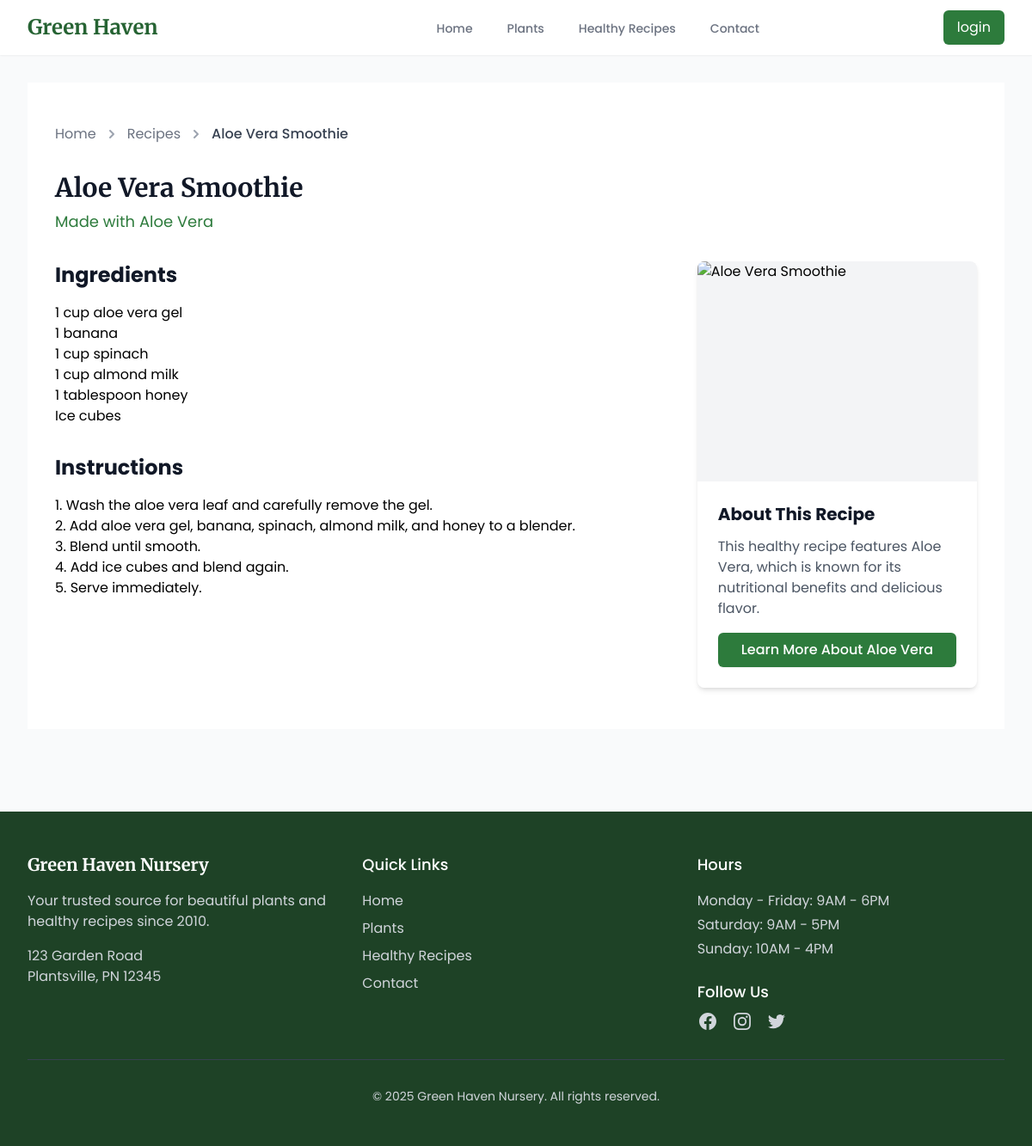
/recipe.php?id=1, run on the app's committed database.
### tables this page shows
CREATE TABLE IF NOT EXISTS recipes (
    id INT AUTO_INCREMENT PRIMARY KEY,
    plant_id INT NOT NULL,
    title VARCHAR(255) NOT NULL,
    ingredients TEXT NOT NULL,
    instructions TEXT NOT NULL,
    image VARCHAR(255) DEFAULT NULL,
    FOREIGN KEY (plant_id) REFERENCES plants(id)
);

CREATE TABLE IF NOT EXISTS plants (
    id INT AUTO_INCREMENT PRIMARY KEY,
    name VARCHAR(255) NOT NULL,
    scientific_name VARCHAR(255) NOT NULL,
    description TEXT NOT NULL,
    image VARCHAR(255) DEFAULT NULL
);

### includes/functions.php (called while the page is built, shortened)
<?php
function getRecipeById($id) {
    $pdo = connectDB();
    $stmt = $pdo->prepare("
        SELECT r.*, p.name as plant_name, p.id as plant_id
        FROM recipes r
        JOIN plants p ON r.plant_id = p.id
        WHERE r.id = :id
    ");
    $stmt->bindParam(':id', $id, PDO::PARAM_INT);
    $stmt->execute();
    return $stmt->fetch(PDO::FETCH_ASSOC);
}

### recipe.php (the view, shortened to what this page needs)
<?php
require_once 'includes/functions.php';
$recipeId = isset($_GET['id']) ? (int)$_GET['id'] : 0;
$recipe = getRecipeById($recipeId);
include 'includes/header.php';
?>
<section class="bg-white">
    <div class="max-w-7xl mx-auto px-4 sm:px-6 lg:px-8 py-12">
        <nav class="flex mb-8" aria-label="Breadcrumb">
            <ol class="flex items-center space-x-2">
                <li>
                    <a href="index.php" class="text-gray-500 hover:text-gray-700">Home</a>
                </li>
                <li class="flex items-center">
                    <svg class="h-5 w-5 text-gray-400" fill="currentColor" viewBox="0 0 20 20">
                        <path fill-rule="evenodd" d="M7.293 14.707a1 1 0 010-1.414L10.586 10 7.293 6.707a1 1 0 011.414-1.414l4 4a1 1 0 010 1.414l-4 4a1 1 0 01-1.414 0z" clip-rule="evenodd"></path>
                    </svg>
                    <a href="recipes.php" class="ml-2 text-gray-500 hover:text-gray-700">Recipes</a>
                </li>
                <li class="flex items-center">
                    <svg class="h-5 w-5 text-gray-400" fill="currentColor" viewBox="0 0 20 20">
                        <path fill-rule="evenodd" d="M7.293 14.707a1 1 0 010-1.414L10.586 10 7.293 6.707a1 1 0 011.414-1.414l4 4a1 1 0 010 1.414l-4 4a1 1 0 01-1.414 0z" clip-rule="evenodd"></path>
                    </svg>
                    <span class="ml-2 text-gray-700 font-medium"><?= htmlspecialchars($recipe['title']) ?></span>
                </li>
            </ol>
        </nav>
        <div class="mb-8">
            <h1 class="text-3xl font-serif font-bold text-gray-900 mb-2"><?= htmlspecialchars($recipe['title']) ?></h1>
            <p class="text-lg text-primary-600">
                Made with
                <a href="plant.php?id=<?= $recipe['plant_id'] ?>" class="hover:underline">
                    <?= htmlspecialchars($recipe['plant_name']) ?>
                </a>
            </p>
        </div>
        <div class="lg:grid lg:grid-cols-3 lg:gap-12">
            <div class="lg:col-span-2 order-2 lg:order-1">
                <div class="bg-white rounded-lg overflow-hidden">
                    <div class="mb-8">
                        <h2 class="text-2xl font-bold text-gray-900 mb-4">Ingredients</h2>
                        <div class="prose prose-lg max-w-none">
                            <?= nl2br(htmlspecialchars($recipe['ingredients'])) ?>
                        </div>
                    </div>
                    <div>
                        <h2 class="text-2xl font-bold text-gray-900 mb-4">Instructions</h2>
                        <div class="prose prose-lg max-w-none">
                            <?= nl2br(htmlspecialchars($recipe['instructions'])) ?>
                        </div>
                    </div>
                </div>
            </div>
            <div class="mb-8 lg:mb-0 order-1 lg:order-2">
                <div class="bg-gray-100 rounded-lg overflow-hidden shadow-md sticky top-8">
                    <img src="<?= !empty($recipe['image']) ? '/assets/images/recipes/' . $recipe['image'] : 'https://images.pexels.com/photos/1640774/pexels-photo-1640774.jpeg' ?>"
                         alt="<?= htmlspecialchars($recipe['title']) ?>"
                         class="w-full h-64 object-cover">
                    <div class="p-6 bg-white">
                        <h3 class="text-xl font-bold text-gray-900 mb-3">About This Recipe</h3>
                        <p class="text-gray-600 mb-4">This healthy recipe features <?= htmlspecialchars($recipe['plant_name']) ?>, which is known for its nutritional benefits and delicious flavor.</p>
                        <a href="plant.php?id=<?= $recipe['plant_id'] ?>" class="inline-block w-full bg-primary-600 hover:bg-primary-700 text-white text-center font-medium py-2 px-4 rounded-md shadow-sm transition-colors">
                            Learn More About <?= htmlspecialchars($recipe['plant_name']) ?>
                        </a>
                    </div>
                </div>
            </div>
        </div>
    </div>
</section>
<?php include 'includes/footer.php'; ?>

### includes/header.php (shortened to what this page needs)
<?php
$currentPage = basename($_SERVER['PHP_SELF']);
?>
<!DOCTYPE html>
<html lang="en">
<head>
    <script src="https://cdn.tailwindcss.com"></script>
    <link rel="stylesheet" href="/assets/css/style.css">
</head>
<body class="bg-gray-50 font-sans">
    <header class="bg-white shadow-sm">
        <nav class="max-w-7xl mx-auto px-4 sm:px-6 lg:px-8">
            <div class="flex justify-between h-16">
                <div class="flex ">
                    <div class="flex-shrink-0 flex items-center">
                        <a href="index.php" class="text-primary-700 font-serif font-bold text-2xl">Green Haven</a>
                    </div>
                    <div class="hidden sm:flex sm:space-x-8 sm:ml-80">
                        <a href="index.php" class="<?= $currentPage == 'index.php' ? 'border-primary-500 text-gray-900' : 'border-transparent text-gray-500 hover:border-gray-300 hover:text-gray-700' ?> inline-flex items-center px-1 pt-1 border-b-2 text-sm font-medium">
                            Home
                        </a>
                        <a href="plants.php" class="<?= $currentPage == 'plants.php' ? 'border-primary-500 text-gray-900' : 'border-transparent text-gray-500 hover:border-gray-300 hover:text-gray-700' ?> inline-flex items-center px-1 pt-1 border-b-2 text-sm font-medium">
                            Plants
                        </a>
                        <a href="recipes.php" class="<?= $currentPage == 'recipes.php' ? 'border-primary-500 text-gray-900' : 'border-transparent text-gray-500 hover:border-gray-300 hover:text-gray-700' ?> inline-flex items-center px-1 pt-1 border-b-2 text-sm font-medium">
                            Healthy Recipes
                        </a>
                        <a href="contact.php" class="<?= $currentPage == 'contact.php' ? 'border-primary-500 text-gray-900' : 'border-transparent text-gray-500 hover:border-gray-300 hover:text-gray-700' ?> inline-flex items-center px-1 pt-1 border-b-2 text-sm font-medium">
                            Contact
                        </a>
                    </div>
                </div>
                <div class="hidden sm:ml-6 sm:flex sm:items-center">
                    <?php if (!isset($_SESSION['logged_in']) || !$_SESSION['logged_in']): ?>
                        <a href="./Login/login-user.php" class="px-4 py-2 bg-primary-600 text-white rounded-md hover:bg-primary-700 transition-colors">
                            login
                        </a>
                    <?php endif; ?>
                </div>
            </div>
        </nav>
    </header>
    <main class="max-w-7xl mx-auto px-4 sm:px-6 lg:px-8 py-8">

### includes/footer.php (shortened to what this page needs)
</main>
    <footer class="bg-primary-900 text-white mt-16">
        <div class="max-w-7xl mx-auto px-4 sm:px-6 lg:px-8 py-12">
            <div class="grid grid-cols-1 md:grid-cols-3 gap-8">
                <div>
                    <h3 class="text-xl font-serif font-bold mb-4">Green Haven Nursery</h3>
                    <p class="text-gray-300 mb-4">Your trusted source for beautiful plants and healthy recipes since 2010.</p>
                    <p class="text-gray-300">123 Garden Road<br>Plantsville, PN 12345</p>
                </div>
                <div>
                    <h3 class="text-lg font-medium mb-4">Quick Links</h3>
                    <ul class="space-y-2">
                        <li><a href="index.php" class="text-gray-300 hover:text-white transition-colors">Home</a></li>
                        <li><a href="plants.php" class="text-gray-300 hover:text-white transition-colors">Plants</a></li>
                        <li><a href="recipes.php" class="text-gray-300 hover:text-white transition-colors">Healthy Recipes</a></li>
                        <li><a href="contact.php" class="text-gray-300 hover:text-white transition-colors">Contact</a></li>
                    </ul>
                </div>
                <div>
                    <h3 class="text-lg font-medium mb-4">Hours</h3>
                    <ul class="text-gray-300 space-y-1">
                        <li>Monday - Friday: 9AM - 6PM</li>
                        <li>Saturday: 9AM - 5PM</li>
                        <li>Sunday: 10AM - 4PM</li>
                    </ul>
                    <div class="mt-6">
                        <h3 class="text-lg font-medium mb-2">Follow Us</h3>
                        <div class="flex space-x-4">
                            <a href="#" class="text-gray-300 hover:text-white transition-colors">
                            </a>
                            <a href="#" class="text-gray-300 hover:text-white transition-colors">
                            </a>
                            <a href="#" class="text-gray-300 hover:text-white transition-colors">
                            </a>
                        </div>
                    </div>
                </div>
            </div>
            <div class="mt-8 pt-8 border-t border-gray-700 text-center">
                <p class="text-gray-300 text-sm">&copy; <?= date('Y') ?> Green Haven Nursery. All rights reserved.</p>
            </div>
        </div>
    </footer>
</body>
</html>

### assets/css/style.css (style rules this page uses)
html { scroll-behavior: smooth; }

### data on the page
recipes: title "Aloe Vera Smoothie", plant.name "Aloe Vera", ingredients "1 cup aloe vera gel 1 banana 1 cup spinach 1 cup almond milk 1 tablespoon honey Ice cubes", instructions "1. Wash the aloe vera leaf and carefully remove the gel. 2. Add aloe vera gel, banana, spinach, almond milk, and honey to a blender. 3. Blend until smooth. 4. Add ice cubes and blend again. 5. Serve immediately."
